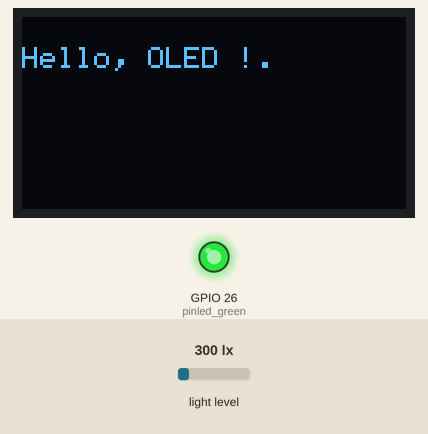
A sketch run on a simulated ESP32. Shown: 128×64 one-colour display, output pins drawn as LEDs (lit = HIGH). The test bench sets the inputs (shaded band); at power-on: light level 300 lx. What the sketch prints to the serial monitor is not drawn.

Above: at 4.5 s.
4.6 s: light level set to 109 lx
7.6 s: light level set to 89 lx
At 9.5 s:
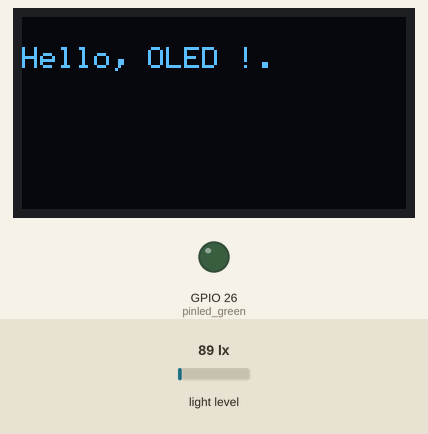
10.6 s: light level set to 500 lx
At 12.6 s:
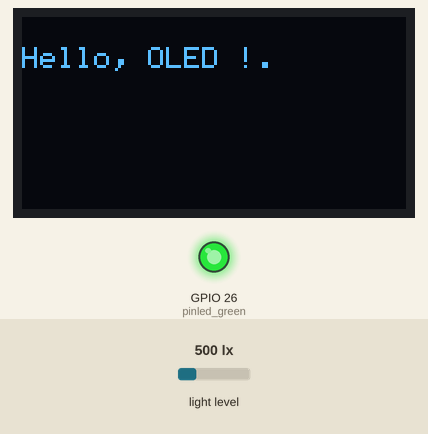
Timing chart, 0 to 14.1 s (numbered marks = the images above; inputs shaded):
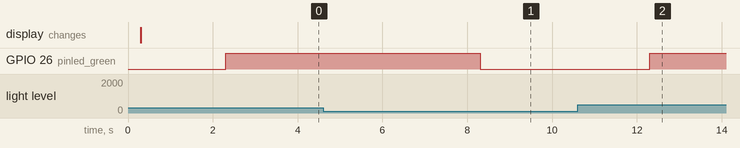

The sketch:

IoT_LAB2.ino
```cpp
#include <SPI.h>
#include <Wire.h>
#include <Adafruit_GFX.h>
#include <Adafruit_SH110X.h>
#include <BH1750FVI.h>

int pinled_green = 26;

BH1750FVI LightSensor(BH1750FVI::k_DevModeContLowRes);

unsigned long interval = 5000;
unsigned long previousMillis = 0;

/* Uncomment the initialize the I2C address , uncomment only one, If you get a totally blank screen try the other*/
#define i2c_Address 0x3c //initialize with the I2C addr 0x3C Typically eBay OLED's
//#define i2c_Address 0x3d //initialize with the I2C addr 0x3D Typically Adafruit OLED's

#define SCREEN_WIDTH 128 // OLED display width, in pixels
#define SCREEN_HEIGHT 64 // OLED display height, in pixels
#define OLED_RESET -1   //   QT-PY / XIAO
Adafruit_SH1106G oled = Adafruit_SH1106G(SCREEN_WIDTH, SCREEN_HEIGHT, &Wire, OLED_RESET);

void setup() {
  // put your setup code here, to run once:
  Serial.begin(115200);
  pinMode(pinled_green, OUTPUT);
  delay(250); // wait for the OLED to power up

  LightSensor.begin();

  // initialize OLED display with address 0x3C for 128x64
  if (!oled.begin(i2c_Address, true)) {
    Serial.println(F("SH1106G allocation failed"));
    while (true);
    delay(2000);         // wait for initializing
  }

  oled.clearDisplay();          // clear display
  oled.setTextSize(1);          // text size
  oled.setTextColor(SH110X_WHITE);     // text color
  oled.setCursor(0, 10);
  oled.println("Hello, OLED !.");
  oled.display();

}

void loop() {
  // put your main code here, to run repeatedly:

  delay(2000);
  int lux = LightSensor.GetLightIntensity();

  oled.clearDisplay();
  oled.setTextSize(1);
  oled.setTextColor(SH110X_WHITE);
  oled.setCursor(0, 30);
  oled.println("Welcome to OLED SH1106");
  oled.println("Light: " + String(lux, 1) + "ux");

  // oled.display();

  Serial.println(lux);

  if(lux > 100){
    digitalWrite(pinled_green, HIGH);
  }else{
    digitalWrite(pinled_green, LOW);
  }

}
```

Measured:
- the behaviour switches between 101 and 100 lx on light level (found by bisection; images 0 and 1)
- after the input at 4.6 s, every drawn part: stays the same
- after the input at 7.6 s, GPIO 26 (pinled_green): HIGH → LOW after 0.71 s
- after the input at 10.6 s, GPIO 26 (pinled_green): LOW → HIGH after 1.7 s
